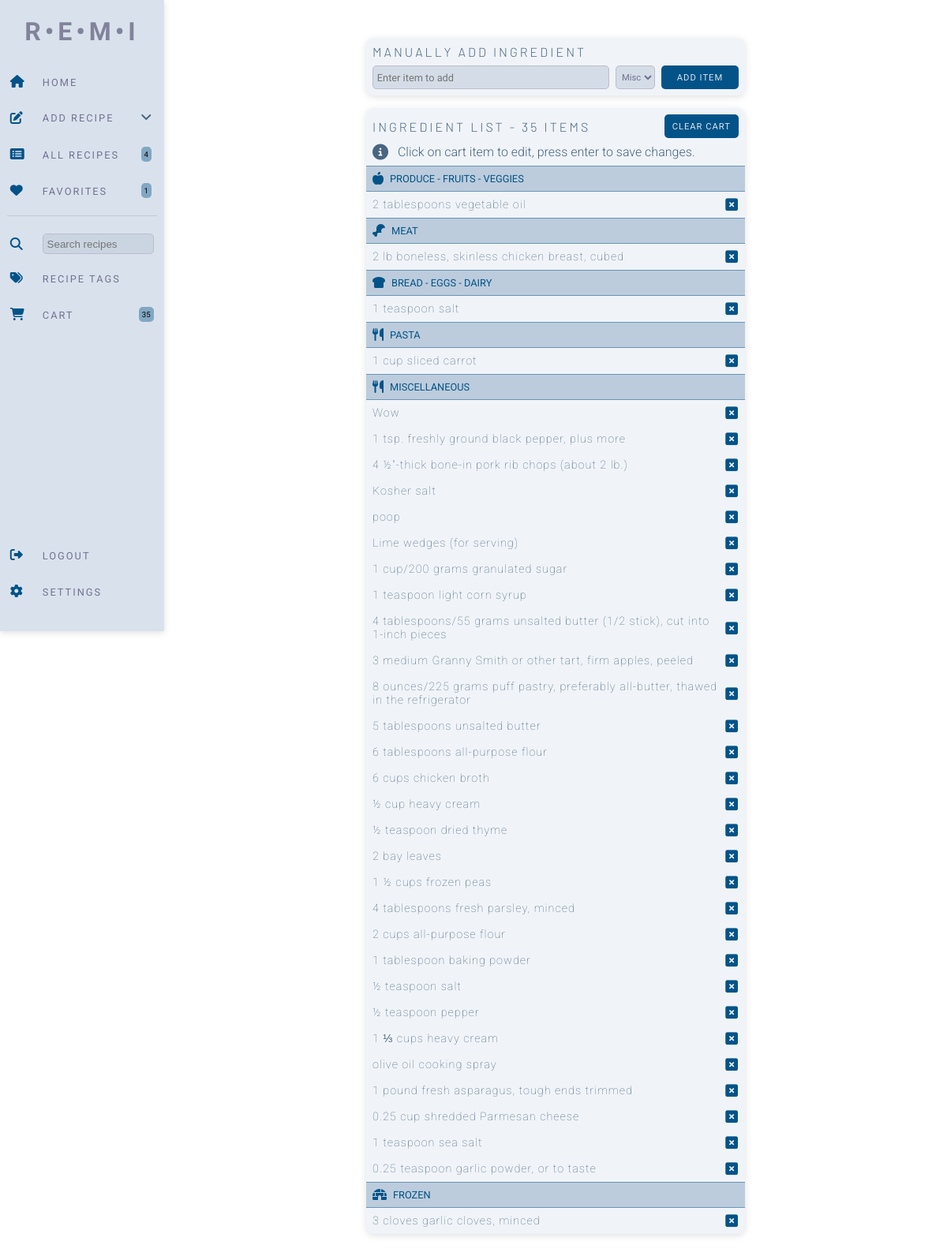
/cart (signed in), run on the app's committed database.
### website/models.py (models this page shows)
class ShoppingList(db.Model):
    id = db.Column(db.Integer, primary_key=True)
    shopping_item = db.Column(db.String())
    category = db.Column(db.String())
    username = db.Column(db.String())

### website/views.py (the view, shortened to what this page needs)
@views.route('/cart', methods=['POST', 'GET'])
@login_required
def cart():
    favorite_total = Recipe.query.filter_by(username=current_user.id, favorite=True).count()
    total_recipes = Recipe.query.filter_by(username=current_user.id).count()
    shopping_list = ShoppingList.query.filter_by(username=current_user.id).count()
    shopping_items_pasta = ShoppingList.query.filter_by(username=current_user.id, category='pasta').all()
    shopping_items_produce = ShoppingList.query.filter_by(username=current_user.id, category='produce').all()
    shopping_items_misc = ShoppingList.query.filter_by(username=current_user.id, category='misc').all()
    shopping_items_dairy = ShoppingList.query.filter_by(username=current_user.id, category='dairy_bread').all()
    shopping_items_meat = ShoppingList.query.filter_by(username=current_user.id, category='meat').all()
    shopping_items_frozen = ShoppingList.query.filter_by(username=current_user.id, category='frozen').all()
    shopping_items_coffee = ShoppingList.query.filter_by(username=current_user.id, category='coffee_tea').all()
    pasta_to_copy = ""
    produce_to_copy = ""
    misc_to_copy = ""
    dairy_to_copy = ""
    meat_to_copy = ""
    frozen_to_copy = ""
    coffee_to_copy = ""
    if shopping_items_pasta:
        for item in shopping_items_pasta:
            pasta_to_copy = pasta_to_copy + "- " + item.shopping_item + "\n"
    elif shopping_items_produce:
        for item in shopping_items_produce:
            produce_to_copy = produce_to_copy + "- " + item.shopping_item + "\n"
    elif shopping_items_misc:
        for item in shopping_items_misc:
            misc_to_copy = misc_to_copy + "- " + item.shopping_item + "\n"
    elif shopping_items_dairy:
        for item in shopping_items_dairy:
            dairy_to_copy = dairy_to_copy + "- " + item.shopping_item + "\n"
    elif shopping_items_meat:
        for item in shopping_items_meat:
            meat_to_copy = meat_to_copy + "- " + item.shopping_item + "\n"
    elif shopping_items_frozen:
        for item in shopping_items_frozen:
            frozen_to_copy = frozen_to_copy + "- " + item.shopping_item + "\n"
    elif shopping_items_coffee:
        for item in shopping_items_coffee:
            coffee_to_copy = coffee_to_copy + "- " + item.shopping_item + "\n"
    return render_template("cart.html", user=current_user, shopping_list=shopping_list, pasta=shopping_items_pasta,
                           produce=shopping_items_produce, misc=shopping_items_misc, dairy=shopping_items_dairy,
                           meat=shopping_items_meat, frozen=shopping_items_frozen, coffee=shopping_items_coffee,
                           pasta_to_copy=pasta_to_copy, produce_to_copy=produce_to_copy,misc_to_copy=misc_to_copy,
                           dairy_to_copy=dairy_to_copy, meat_to_copy=meat_to_copy, frozen_to_copy=frozen_to_copy,
                           coffee_to_copy=coffee_to_copy, favorite_total=favorite_total, total_recipes=total_recipes)

### website/__init__.py (called while the page is built)
def create_app():
    app = Flask(__name__)
    app.config['SECRET_KEY'] = 'sdf897sdf987'
    app.config['SQLALCHEMY_DATABASE_URI'] = f'sqlite:///{DB_NAME}'
    db.init_app(app)
    migrate.init_app(app, db)
    from .views import views
    from .auth import auth
    app.register_blueprint(views, url_prefix='/')
    app.register_blueprint(auth, url_prefix='/')
    from .models import User, Recipe
    with app.app_context():
        db.create_all()
    login_manager = LoginManager()
    login_manager.login_view = 'auth.login'
    login_manager.init_app(app)
    @login_manager.user_loader
    def load_user(id):
        return User.query.get(int(id))
    return app

### website/templates/cart.html (shortened to what this page needs)
{% extends "base.html" %} {% block title %}Add Recipe{% endblock %} {% block
    content %}
    <form method="POST" id="cart-form">
    <div class="cart-wrapper">
        <div class="cart-card">
        <h2>Manually Add Ingredient</h2>
        <div class="add-item">
            <input class="text-input" name="ingredient" type="text" placeholder="Enter item to add">
            <select class="ing-preview"
                aria-label=".form-select-sm example"
                name="ing_type">
                <option value="misc">Misc.</option>
            </select>
            <button type="submit" class="button-primary">Add Item</button>
        </div>
        </div>
        <div class="ingredient-list-cart">
            <div class="ing-menu">
                <div class="button-input">
                    <h2>Ingredient List - {{ shopping_list }} Items</h2>
                    <button type="button" class="button-primary" id="clear-cart-button">Clear Cart</button>
                </div>
                <div class="info">
                    <i class="fa-solid fa-circle-info fa-lg"></i> Click on cart item to edit, press enter to save changes.
                </div>
            </div>
            {% if produce %}
            <div class="ing-heading">
                 Produce - Fruits - Veggies
            </div>
            {% for item in produce %}
            <div class="cart-ingredient">
                <p class="cart-input" onclick="editCartItem(this)" data-item-number="{{ item.id }}">{{ item.shopping_item }}</p>
            </div>
            {% endfor %}
            {% endif %}
            {% if meat %}
            <div class="ing-heading">
                 Meat
            </div>
            {% for item in meat %}
            <div class="cart-ingredient">
                <p class="cart-input" onclick="editCartItem(this)" data-item-number="{{ item.id }}">{{ item.shopping_item }}</p>
            </div>
            {% endfor %}
            {% endif %}
            {% if dairy %}
            <div class="ing-heading">
                 Bread - Eggs - Dairy
            </div>
            {% for item in dairy %}
            <div class="cart-ingredient">
                <p class="cart-input" onclick="editCartItem(this)" data-item-number="{{ item.id }}">{{ item.shopping_item }}</p>
            </div>
            {% endfor %}
            {% endif %}
            {% if pasta %}
            <div class="ing-heading">
                 Pasta
            </div>
            {% for item in pasta %}
            <div class="cart-ingredient">
                <p class="cart-input" onclick="editCartItem(this)" data-item-number="{{ item.id }}">{{ item.shopping_item }}</p>
            </div>
            {% endfor %}
            {% endif %}
            {% if misc %}
            <div class="ing-heading">
                 Miscellaneous
            </div>
            {% for item in misc %}
            <div class="cart-ingredient">
                <p class="cart-input" onclick="editCartItem(this)" data-item-number="{{ item.id }}">{{ item.shopping_item }}</p>
            </div>
            {% endfor %}
            {% endif %}
            {% if frozen %}
            <div class="ing-heading">
                 Frozen
            </div>
            {% for item in frozen %}
            <div class="cart-ingredient">
                <p class="cart-input" onclick="editCartItem(this)" data-item-number="{{ item.id }}">{{ item.shopping_item }}</p>
            </div>
            {% endfor %}
            {% endif %}
        </div>
    </div>
</form>
{% endblock %}

### website/templates/base.html (shortened to what this page needs)
<!DOCTYPE html>
<html>
  <head>
    <link
      href="https://cdnjs.cloudflare.com/ajax/libs/font-awesome/6.0.0/css/all.min.css"
      rel="stylesheet"
    />
    <link
      rel="stylesheet"
      href="https://cdnjs.cloudflare.com/ajax/libs/font-awesome/6.3.0/css/all.min.css"
    />
    <link
      rel="stylesheet"
      href="{{ url_for('static', filename='css/index.css') }}"
    />
  </head>
  <body>
    <nav class="navbar">
      <div class="logo">
        R•E•M•I
      </div>
      <div class="nav-grid">
        <div class="nav-layout">
          <span class="nav-icon"><i class="fa-solid fa-home"></i></span>
          <a class="menu-link" href="/"><span class="nav-text">Home</span></a>
        </div>
        <div class="dropdown">
          <div class="nav-layout">
            <span class="nav-icon"
              ><i class="fa-solid fa-pen-to-square"></i
            ></span>
            <span class="nav-text">Add Recipe</span>
            <span class="nav-other"
              ><i class="fa-solid fa-angle-down"></i
            ></span>
          </div>
        </div>
        <div class="nav-layout">
          <span class="nav-icon"
            ><i class="fa-solid fa-rectangle-list"></i
          ></span>
          <a class="menu-link" href="/all_recipes"><span class="nav-text">All Recipes</span></a>
          <span class="nav-other"><span class="pill">{{ total_recipes }}</span></span>
        </div>
        <div class="nav-layout">
          <span class="nav-icon"><i class="fa-solid fa-heart"></i></span>
          <a class="menu-link" href="/favorites"><span class="nav-text">Favorites</span></a>
          <span class="nav-other"><span class="pill">{{ favorite_total }}</span></span>
        </div>
        <div class="nav-divider">
          <hr />
        </div>
        <div class="nav-layout-search">
          <span class="nav-icon"
            ><i class="fa-solid fa-magnifying-glass"></i
          ></span>
          <span class="nav-text"
            ><input id="search_query" class="search-recipes" placeholder="Search recipes"
          /></span>
        </div>
        <div class="nav-layout">
          <span class="nav-icon"><i class="fa-solid fa-tags"></i></span>
          <a href = "/show_tags" class="menu-link"><span class="nav-text">Recipe Tags</span></a>
        </div>
        <div class="nav-layout">
          <span class="nav-icon"
            ><i class="fa-solid fa-cart-shopping"></i
          ></span>
          <a class="menu-link" href="/cart"><span class="nav-text">Cart</span></a>
          {% if shopping_list %}
          <span class="nav-other"><span class="pill">{{ shopping_list }}</span></span>
          {% else %}
          <span class="nav-other"><span class="pill">0</span></span>
          {% endif %}
        </div>
      </div>
      <div class="bottom-wrapper">
        <div class="nav-layout">
          <span class="nav-icon"
            ><i class="fa-solid fa-right-from-bracket"></i
          ></span>
          <a href="/logout" class="menu-link"><span class="nav-text">Logout</span></a>
        </div>
        <div class="nav-layout">
          <span class="nav-icon"><i class="fa-solid fa-gear"></i></span>
          <a href="/settings" class="menu-link"><span class="nav-text">Settings</span></a>
        </div>
      </div>
    </nav>
    <main>
    {% block content %}
    {% endblock %}
  </main>
  </body>
</html>

### data on the page
ShoppingList: shopping_item "2 tablespoons vegetable oil"
ShoppingList: shopping_item "2 lb boneless, skinless chicken breast, cubed"
ShoppingList: shopping_item "1 teaspoon salt"
ShoppingList: shopping_item "1 cup sliced carrot"
ShoppingList: shopping_item "Wow"
ShoppingList: shopping_item "1 tsp. freshly ground black pepper, plus more"
ShoppingList: shopping_item "4 ½\"-thick bone-in pork rib chops (about 2 lb.)"
ShoppingList: shopping_item "Kosher salt"
ShoppingList: shopping_item "poop"
ShoppingList: shopping_item "Lime wedges (for serving)"
ShoppingList: shopping_item "1 cup/200 grams granulated sugar"
ShoppingList: shopping_item "1 teaspoon light corn syrup"
ShoppingList: shopping_item "4 tablespoons/55 grams unsalted butter (1/2 stick), cut into 1-inch pieces"
ShoppingList: shopping_item "3 medium Granny Smith or other tart, firm apples, peeled"
ShoppingList: shopping_item "8 ounces/225 grams puff pastry, preferably all-butter, thawed in the refrigerator"
ShoppingList: shopping_item "5 tablespoons unsalted butter"
ShoppingList: shopping_item "6 tablespoons all-purpose flour"
ShoppingList: shopping_item "6 cups chicken broth"
ShoppingList: shopping_item "½ cup heavy cream"
ShoppingList: shopping_item "½ teaspoon dried thyme"
ShoppingList: shopping_item "2 bay leaves"
ShoppingList: shopping_item "1 ½ cups frozen peas"
ShoppingList: shopping_item "4 tablespoons fresh parsley, minced"
ShoppingList: shopping_item "2 cups all-purpose flour"
ShoppingList: shopping_item "1 tablespoon baking powder"
ShoppingList: shopping_item "½ teaspoon salt"
ShoppingList: shopping_item "½ teaspoon pepper"
ShoppingList: shopping_item "1 ⅓ cups heavy cream"
ShoppingList: shopping_item "olive oil cooking spray"
ShoppingList: shopping_item "1 pound fresh asparagus, tough ends trimmed"
ShoppingList: shopping_item "0.25 cup shredded Parmesan cheese"
ShoppingList: shopping_item "1 teaspoon sea salt"
ShoppingList: shopping_item "0.25 teaspoon garlic powder, or to taste"
ShoppingList: shopping_item "3 cloves garlic cloves, minced"

### other printed values
{{ total_recipes }} "4"
{{ favorite_total }} "1"
{{ shopping_list }} "35"
